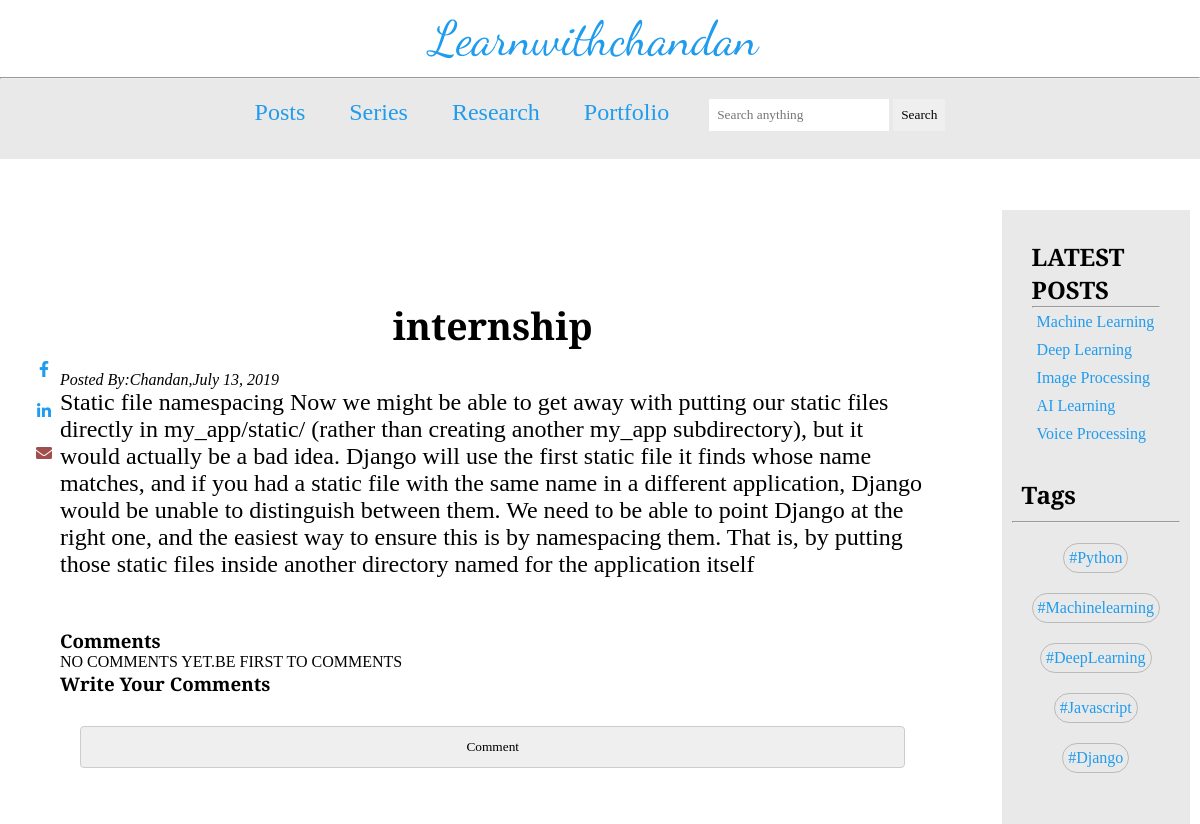
The app's page /5/ with its own data.
### blog/models.py (models this page shows, shortened)
class Post(models.Model):
  title=models.CharField(max_length=100)
  detail=models.TextField()
  image=models.ImageField(upload_to='image/',blank=True)
  author=models.CharField(max_length=100)
  draft=models.BooleanField(default=True)
  published_date=models.DateTimeField(auto_now_add=True)

### blog/views.py (the view)
# urls.py: re_path(r'^(?P<pk>\d+)/$',ShowDetail.as_view(),name='post_detail'),
class ShowDetail(DetailView):
  model=Post
  template_name='blog/post_detail.html'

### templates/blog/post_detail.html (shortened to what this page needs)
{% extends 'blog/post_list.html' %}
{% block detail%}
    <section id="post-detail-section">
        <div class="post_detail_container">
            <div class="post_detail">
                    <div class="header-text">
                         <h1>{{post.title}}</h1>
                    </div>
                <p><em>Posted By:{{post.author|title}},{{post.published_date|date}}</em></p>
                <div class="detail-texts">
                    {{post.detail|safe}}
                </div>
            </div>
        <div class="comments">
            <h1>Comments</h1>
                {% for comment in post.comment_set.all %}
                    <div class="pre-comments">
                        <div class="user-detail">
                            <p><b> {{comment.name}} </b></p>
                            <span><small>{{comment.commented_date|date}}</small></span>
                        </div>
                        <div class="comment-text">
                            {{comment.comment}}
                        </div>
                    </div>
                    {% empty %}
                    <p>NO COMMENTS YET.BE FIRST TO COMMENTS</p>
                {%endfor%}
                <h1>Write Your Comments</h1>
                <form method="POST">
                    <input type="submit" value="Comment">
                </form>
            </div>
        </div>
        <div class="social-share-links">
                <a href=""><i class="fab fa-facebook-f"></i></a>
                <a href=""><i class="fab fa-linkedin-in"></i></a>
                <a href="">  <i class="fas fa-envelope"></i></a>
            </div>
   {% endblock %}

### static/css/design.css (style rules this page uses)
* { padding: 0px; margin: 0px; box-sizing: border-box; font-family: 'EB Garamond', serif; }

### static/css/post-detail.css (style rules this page uses)
#post-detail-section { margin-top: 80px; display: flex; }
.post_detail_container { width: 90%; margin-left: 40px; }
.post_detail .header-text { font-size: 2rem; text-align: center; padding: 10px; margin: 10px; }
.post_detail .detail-texts { font-size: 1.5rem; }
.post_detail_container .comments { margin-top: 50px; }
.post_detail_container .comments form { padding: 10px; margin: 10px; }
.post_detail_container .comments form input, textarea { width: 100%; padding: 12px; border: 1px solid #ccc; border-radius: 4px; box-sizing: border-box; margin-top: 10px; margin-bottom: 16px; resize: vertical; }
.social-share-links { position: fixed; top: 50%; transform: translateY(-50%); }
.social-share-links a { display: block; margin: 8px; padding: 8px; text-align: center; transition: all 0.5s ease-in-out; }
.social-share-links a .fa-facebook-f { color: #209cee; }
.social-share-links a .fa-linkedin-in { color: #209cee; }
.social-share-links a .fa-envelope { color: rgb(161, 78, 78); }

### records on screen
Post: title "internship", author "Chandan", published_date "July 13, 2019", detail "Static file namespacing Now we might be able to get away with putting our static files directly in my_app/static/ (rather than creating another my_app subdirectory), but it would actually be a bad idea. Django will use the first static file it finds whose name matches, and if you had a static file with the same name in a different application, Django would be unable to distinguish between them. We need to be able to point Django at the right one, and the easiest way to ensure this is by namespacing them. That is, by putting those static files inside another directory named for the application itself"
